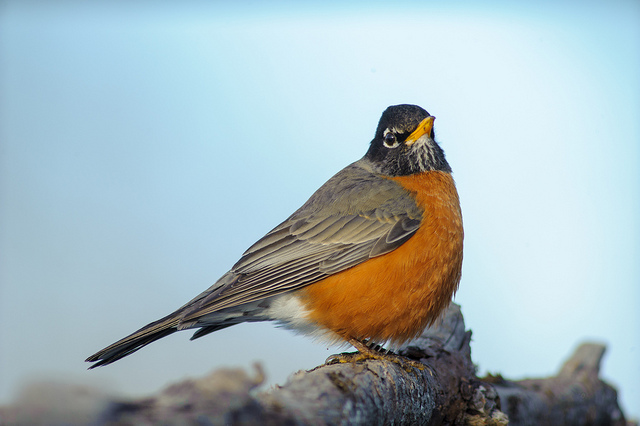
#> input picture images/bird.jpg, 640 x 426 px
$ python 2_masking.py --image ../images/bird.jpg
#> lines starting #> are read from the running program, lines starting #| are printed output that depends on the picture; after the words box and inside, x2 and y2 are one past the last pixel; in counts of white or black regions, pixels touching at a corner belong together
import argparse
import numpy as np
import cv2

ap = argparse.ArgumentParser()
ap.add_argument("-i", "--image", required=True, help='Path to the image')
args = vars(ap.parse_args())

image = cv2.imread(args['image'])
#> image is the input picture: shape (426, 640, 3); mean B, G, R 188.8, 183.9, 166.6
cv2.imshow("Original", image)

mask = np.zeros(image.shape[:2], dtype="uint8")
centerX, centerY = (image.shape[1]//2, image.shape[0]//2)
#> centerX = 320; centerY = 213
cv2.rectangle(mask, (centerX-75, centerY-75), (centerX+75, centerY+75), 255, -1)
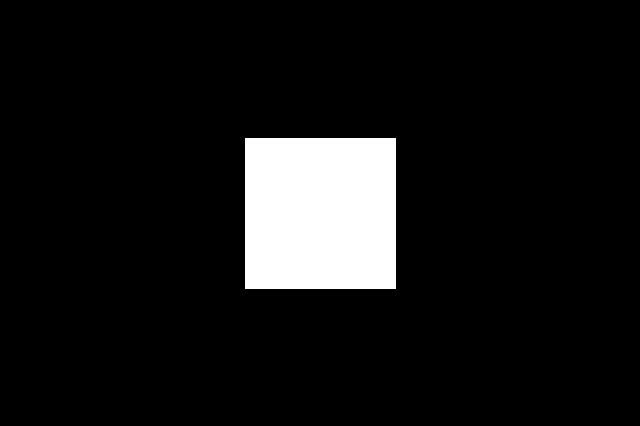
#> mask: shape (426, 640); 8.4% white; 1 white region, box (x1, y1, x2, y2) and area: (245, 138, 396, 289) 22801
cv2.imshow("Mask", mask)

masked = cv2.bitwise_and(image, image, mask=mask)
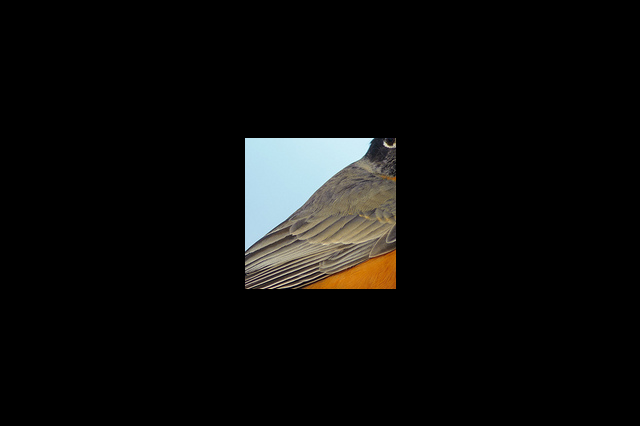
#> masked: shape (426, 640, 3); mean B, G, R 11.4, 12.4, 12.4
cv2.imshow("Masked", masked)

mask = np.zeros(image.shape[:2], dtype="uint8")
centerX, centerY = (image.shape[1]//2, image.shape[0]//2)
cv2.circle(mask, (centerX, centerY), 75, 255, -1)
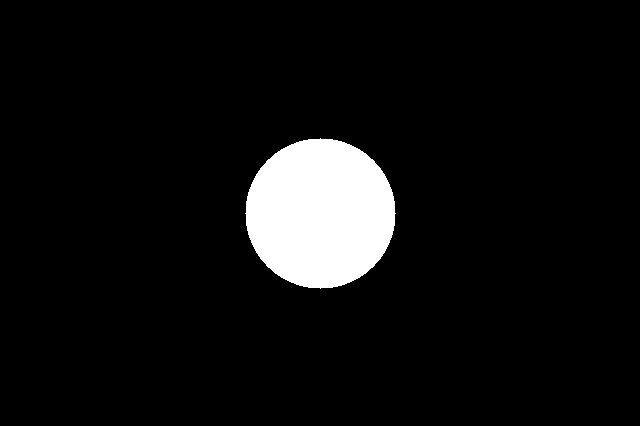
#> mask: shape (426, 640); 6.5% white; 1 white region, box (x1, y1, x2, y2) and area: (245, 138, 396, 289) 17665
masked = cv2.bitwise_and(image, image, mask=mask)
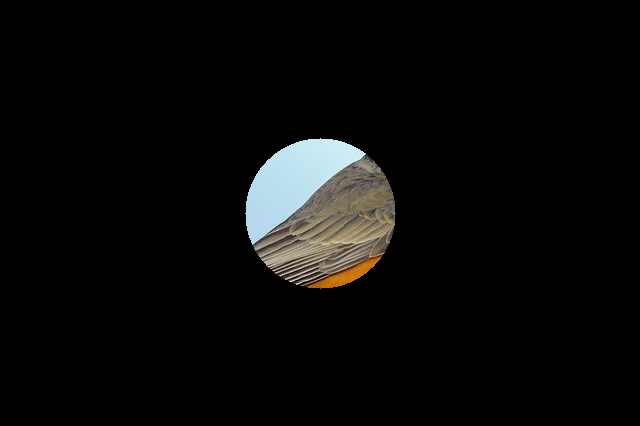
#> masked: shape (426, 640, 3); mean B, G, R 9.2, 9.8, 9.7
cv2.imshow("Masked", masked)

cv2.waitKey(0)

$ run again, on images/beach.png
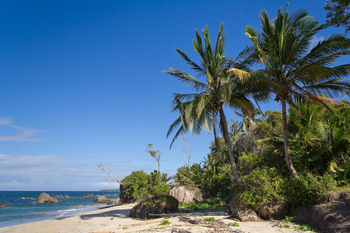
#> input picture images/beach.png, 350 x 233 px
#> image is the input picture: shape (233, 350, 3); mean B, G, R 136, 110.4, 78.6
#> `cv2.rectangle(mask, (centerX-75, centerY-75), (centerX+75, centerY+75)..`:
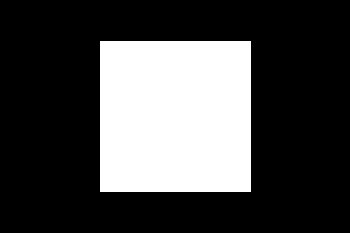
#> mask: shape (233, 350); 28% white; 1 white region, box (x1, y1, x2, y2) and area: (100, 41, 251, 192) 22801
#> `masked = cv2.bitwise_and(image, image, mask=mask)`:
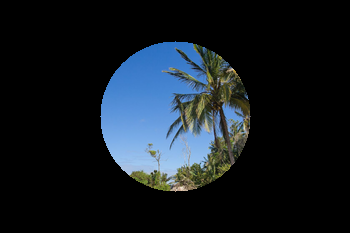
#> masked: shape (233, 350, 3); mean B, G, R 34, 27.3, 19.9

$ run again, on images/coins.png
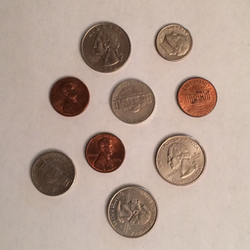
#> input picture images/coins.png, 250 x 250 px
#> image is the input picture: shape (250, 250, 3); mean B, G, R 147.7, 159.9, 180.7
#> `cv2.rectangle(mask, (centerX-75, centerY-75), (centerX+75, centerY+75)..`:
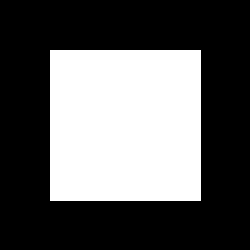
#> mask: shape (250, 250); 36.5% white; 1 white region, box (x1, y1, x2, y2) and area: (50, 50, 201, 201) 22801
#> `masked = cv2.bitwise_and(image, image, mask=mask)`:
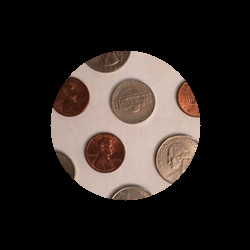
#> masked: shape (250, 250, 3); mean B, G, R 35.8, 39.4, 46.9
